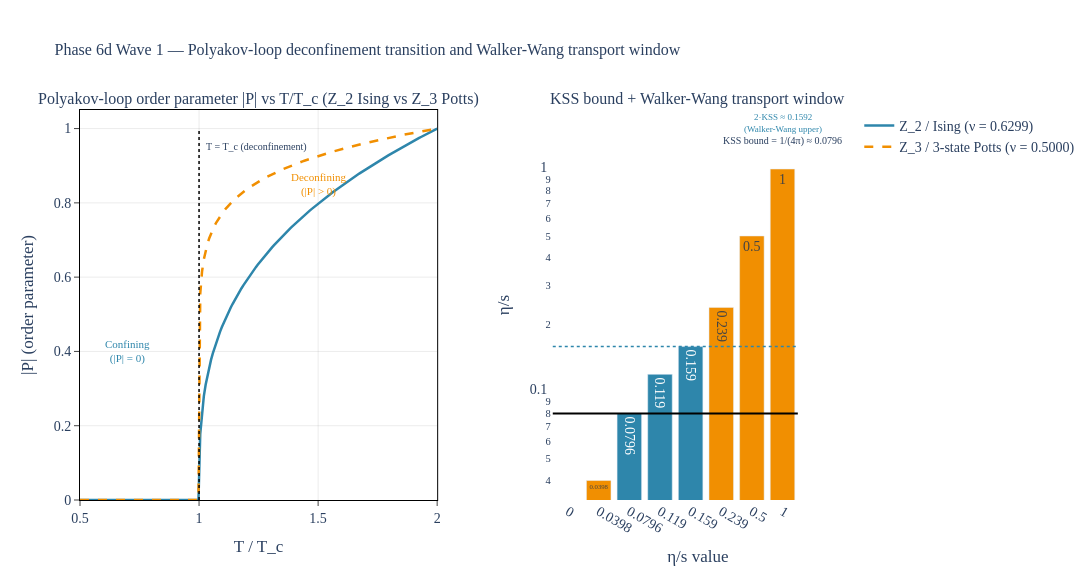

This figure's notebook cell:
### Markdown cell above
## 5. Visualization

**Left panel.** $|P|$ vs $T/T_c$ for SU(2) (Ising, blue) and SU(3) (Potts, amber). Below $T_c$: $|P| = 0$ — confining. Above $T_c$: $|P| \propto (T/T_c - 1)^\beta$, with the universality-class-specific exponent $\beta$. The two curves rise differently above $T_c$ — the *quantitative* discriminator that universality-class measurements would test.

**Right panel.** $\eta/s$ on a log-scale bar chart, with horizontal reference lines at the KSS bound (red solid) and Walker-Wang upper (blue dotted). Bars in the [KSS, 2·KSS] window are blue; bars outside (the two falsifiers and the trivial cases) are amber. The two falsifier bars (η/s = 0, η/s = 1) are clearly outside the window.

### Code cell
# viz-ref: fig_polyakov_loop_deconfinement
fig_polyakov_loop_deconfinement().show()

### Figure 1 — Plotly figure (JSON) as saved in the notebook; plotly's stock layout.template omitted (floating-point values rounded to 4 significant figures; data arrays with more than 128 entries replaced by an {"elided": "..."} marker saying what was removed)
{"data": [{"line": {"color": "#2E86AB", "width": 2.5}, "mode": "lines", "name": "Z_2 / Ising (ν = 0.6299)", "type": "scatter", "x": {"elided": "200 float values"}, "xaxis": "x", "y": {"elided": "200 float values"}, "yaxis": "y"}, {"line": {"color": "#F18F01", "dash": "dash", "width": 2.5}, "mode": "lines", "name": "Z_3 / 3-state Potts (ν = 0.5000)", "type": "scatter", "x": {"elided": "200 float values"}, "xaxis": "x", "y": {"elided": "200 float values"}, "yaxis": "y"}, {"hovertemplate": "η/s = %{x}<br>value = %{y:.4g}<extra></extra>", "marker": {"color": ["#F18F01", "#F18F01", "#2E86AB", "#2E86AB", "#2E86AB", "#F18F01", "#F18F01", "#F18F01"]}, "showlegend": false, "text": ["0", "0.0398", "0.0796", "0.119", "0.159", "0.239", "0.5", "1"], "textposition": "auto", "type": "bar", "x": ["0", "0.0398", "0.0796", "0.119", "0.159", "0.239", "0.5", "1"], "xaxis": "x2", "y": [0.0, 0.03979, 0.07958, 0.1194, 0.1592, 0.2387, 0.5, 1.0], "yaxis": "y2"}], "layout": {"annotations": [{"font": {"size": 16}, "showarrow": false, "text": "Polyakov-loop order parameter |P| vs T/T_c (Z_2 Ising vs Z_3 Potts)", "x": 0.2338, "xanchor": "center", "xref": "paper", "y": 1, "yanchor": "bottom", "yref": "paper"}, {"font": {"size": 16}, "showarrow": false, "text": "KSS bound + Walker-Wang transport window", "x": 0.8088, "xanchor": "center", "xref": "paper", "y": 1, "yanchor": "bottom", "yref": "paper"}, {"font": {"size": 10}, "showarrow": false, "text": "T = T_c (deconfinement)", "x": 1.02, "xanchor": "left", "xref": "x", "y": 0.95, "yref": "y"}, {"font": {"color": "#2E86AB", "size": 11}, "showarrow": false, "text": "Confining<br>(|P| = 0)", "x": 0.7, "xref": "x", "y": 0.4, "yref": "y"}, {"font": {"color": "#F18F01", "size": 11}, "showarrow": false, "text": "Deconfining<br>(|P| > 0)", "x": 1.5, "xref": "x", "y": 0.85, "yref": "y"}, {"font": {"size": 10}, "showarrow": false, "text": "KSS bound = 1/(4π) ≈ 0.0796", "x": 7, "xref": "x2", "y": 0.1273, "yref": "y2"}, {"font": {"color": "#2E86AB", "size": 9}, "showarrow": false, "text": "2·KSS ≈ 0.1592<br>(Walker-Wang upper)", "x": 7, "xref": "x2", "y": 0.2069, "yref": "y2"}], "font": {"family": "CMU Serif, Computer Modern, Times New Roman, serif", "size": 14}, "height": 580, "margin": {"b": 80, "t": 110}, "paper_bgcolor": "white", "plot_bgcolor": "white", "shapes": [{"line": {"color": "#000000", "dash": "dot", "width": 1.5}, "type": "line", "x0": 1, "x1": 1, "xref": "x", "y0": 0, "y1": 1, "yref": "y"}, {"line": {"color": "#000000", "dash": "solid", "width": 2}, "type": "line", "x0": -0.5, "x1": 7.5, "xref": "x2", "y0": 0.07958, "y1": 0.07958, "yref": "y2"}, {"line": {"color": "#2E86AB", "dash": "dot", "width": 1.5}, "type": "line", "x0": -0.5, "x1": 7.5, "xref": "x2", "y0": 0.1592, "y1": 0.1592, "yref": "y2"}], "title": {"font": {"family": "CMU Serif, Computer Modern, Times New Roman, serif", "size": 16}, "text": "Phase 6d Wave 1 — Polyakov-loop deconfinement transition and Walker-Wang transport window"}, "width": 1300, "xaxis": {"anchor": "y", "domain": [0, 0.4675], "gridcolor": "rgba(0,0,0,0.08)", "linecolor": "black", "linewidth": 1, "mirror": true, "showgrid": true, "showline": true, "ticks": "outside", "title": {"text": "T / T_c"}, "zeroline": true, "zerolinecolor": "rgba(0,0,0,0.2)"}, "xaxis2": {"anchor": "y2", "domain": [0.6175, 1], "title": {"text": "η/s value"}}, "yaxis": {"anchor": "x", "domain": [0, 1], "gridcolor": "rgba(0,0,0,0.08)", "linecolor": "black", "linewidth": 1, "mirror": true, "range": [0, 1.05], "showgrid": true, "showline": true, "ticks": "outside", "title": {"text": "|P| (order parameter)"}, "zeroline": true, "zerolinecolor": "rgba(0,0,0,0.2)"}, "yaxis2": {"anchor": "x2", "domain": [0, 1], "title": {"text": "η/s"}, "type": "log"}}}
